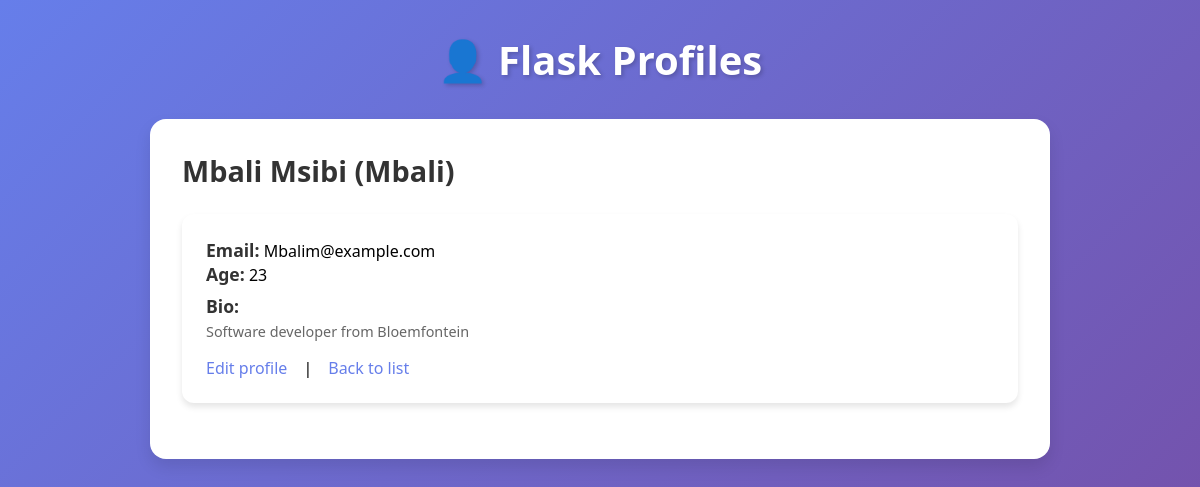
Screenshot of /profile/4 with the database file from the repository.
### tables this page shows
CREATE TABLE users (
                id INTEGER PRIMARY KEY AUTOINCREMENT,
                username TEXT NOT NULL UNIQUE,
                full_name TEXT NOT NULL,
                email TEXT NOT NULL UNIQUE,
                age INTEGER,
                bio TEXT
            );

### app.py (the view)
@app.route('/profile/<int:user_id>')
def profile(user_id):
    db = get_db()
    user = db.execute('SELECT * FROM users WHERE id = ?', (user_id,)).fetchone()
    if not user:
        flash('User not found', 'error')
        return redirect(url_for('index'))
    return render_template('profile.html', user=user)

### app.py (called while the page is built)
@app.after_request
def after_request(response):
    response.headers["Cache-Control"] = "no-cache, no-store, must-revalidate"
    response.headers["Pragma"] = "no-cache"
    response.headers["Expires"] = "0"
    return response

### models.py (called while the page is built)
def get_db():
    db = getattr(g, '_database', None)
    if db is None:
        db = sqlite3.connect(DB_PATH)
        db.row_factory = sqlite3.Row
        g._database = db
    return db

def close_connection(exception):
    db = getattr(g, '_database', None)
    if db is not None:
        db.close()

### templates/profile.html
{% extends "base.html" %}
{% block content %}
  <h2>{{ user['full_name'] }} ({{ user['username'] }})</h2>
  <div class="card">
    <div><strong>Email:</strong> {{ user['email'] }}</div>
    <div><strong>Age:</strong> {{ user['age'] if user['age'] is not none else '—' }}</div>
    <div style="margin-top:0.5rem"><strong>Bio:</strong>
      <div class="small">{{ user['bio'] or 'No bio provided.' }}</div>
    </div>
    <div class="actions">
      <a href="{{ url_for('update', user_id=user['id']) }}">Edit profile</a> |
      <a href="{{ url_for('index') }}">Back to list</a>
    </div>
  </div>
{% endblock %}

### templates/base.html (style rules this page uses)
* { margin: 0; padding: 0; box-sizing: border-box; }
body { font-family: 'Segoe UI', Tahoma, Geneva, Verdana, sans-serif; background: linear-gradient(135deg, #667eea 0%, #764ba2 100%); min-height: 100vh; padding: 2rem 1rem; }
h2 { color: #333; font-size: 1.8rem; margin-bottom: 1.5rem; }
.card { background: white; border-radius: 12px; padding: 1.5rem; margin-bottom: 1.5rem; box-shadow: 0 4px 6px rgba(0,0,0,0.1); transition: transform 0.2s, box-shadow 0.2s; }
.small { font-size: 0.9rem; color: #666; margin-top: 0.25rem; }
.actions { margin-top: 1rem; display: flex; gap: 1rem; flex-wrap: wrap; }
a:not(.btn) { color: #667eea; text-decoration: none; font-weight: 500; transition: color 0.2s; }
strong { color: #333; font-size: 1.1rem; }

### rows the page displays
users: full_name "Mbali Msibi", username "Mbali", email "Mbalim@example.com", age "23", bio "Software developer from Bloemfontein"
